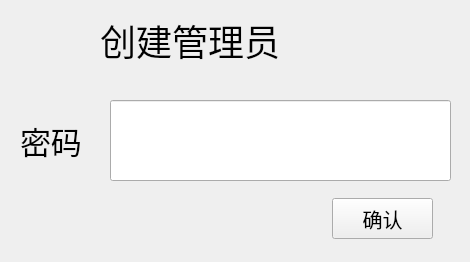
<?xml version="1.0" encoding="UTF-8"?>
<ui version="4.0">
 <class>CreateAdmin</class>
 <widget class="QWidget" name="CreateAdmin">
  <property name="geometry">
   <rect>
    <x>0</x>
    <y>0</y>
    <width>470</width>
    <height>262</height>
   </rect>
  </property>
  <property name="windowTitle">
   <string>Form</string>
  </property>
  <widget class="QLabel" name="label">
   <property name="geometry">
    <rect>
     <x>100</x>
     <y>0</y>
     <width>271</width>
     <height>81</height>
    </rect>
   </property>
   <property name="font">
    <font>
     <pointsize>27</pointsize>
    </font>
   </property>
   <property name="text">
    <string>创建管理员</string>
   </property>
  </widget>
  <widget class="QLabel" name="label_2">
   <property name="geometry">
    <rect>
     <x>20</x>
     <y>120</y>
     <width>91</width>
     <height>41</height>
    </rect>
   </property>
   <property name="font">
    <font>
     <pointsize>23</pointsize>
    </font>
   </property>
   <property name="text">
    <string>密码</string>
   </property>
  </widget>
  <widget class="QPushButton" name="pushButton">
   <property name="geometry">
    <rect>
     <x>332</x>
     <y>198</y>
     <width>101</width>
     <height>41</height>
    </rect>
   </property>
   <property name="font">
    <font>
     <pointsize>15</pointsize>
    </font>
   </property>
   <property name="text">
    <string>确认</string>
   </property>
  </widget>
  <widget class="QLineEdit" name="Passwd">
   <property name="geometry">
    <rect>
     <x>110</x>
     <y>100</y>
     <width>341</width>
     <height>81</height>
    </rect>
   </property>
  </widget>
 </widget>
 <resources/>
 <connections/>
</ui>
